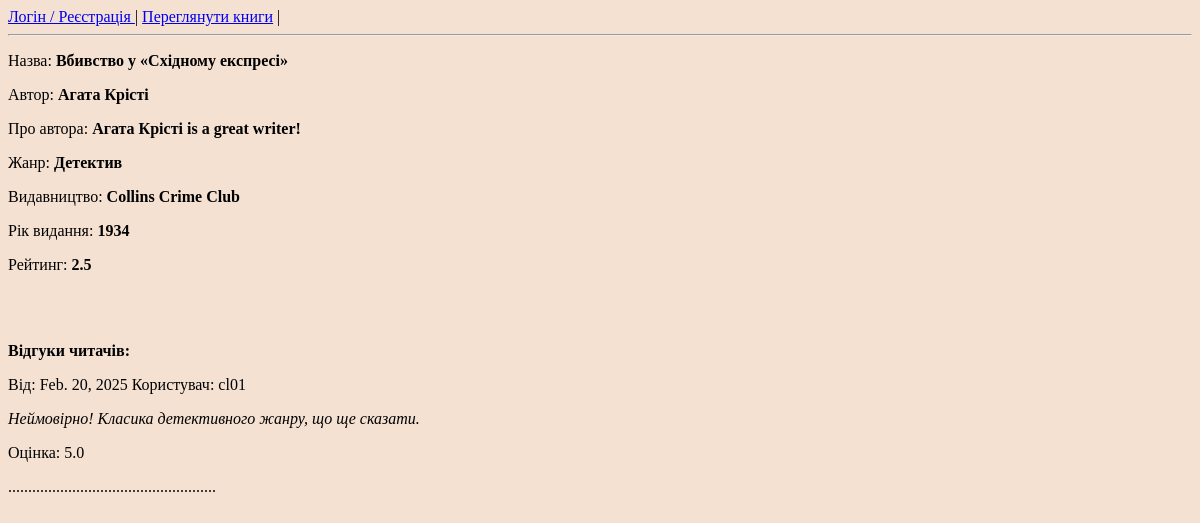
Page /client/book_rating/5 on the earlier database version.
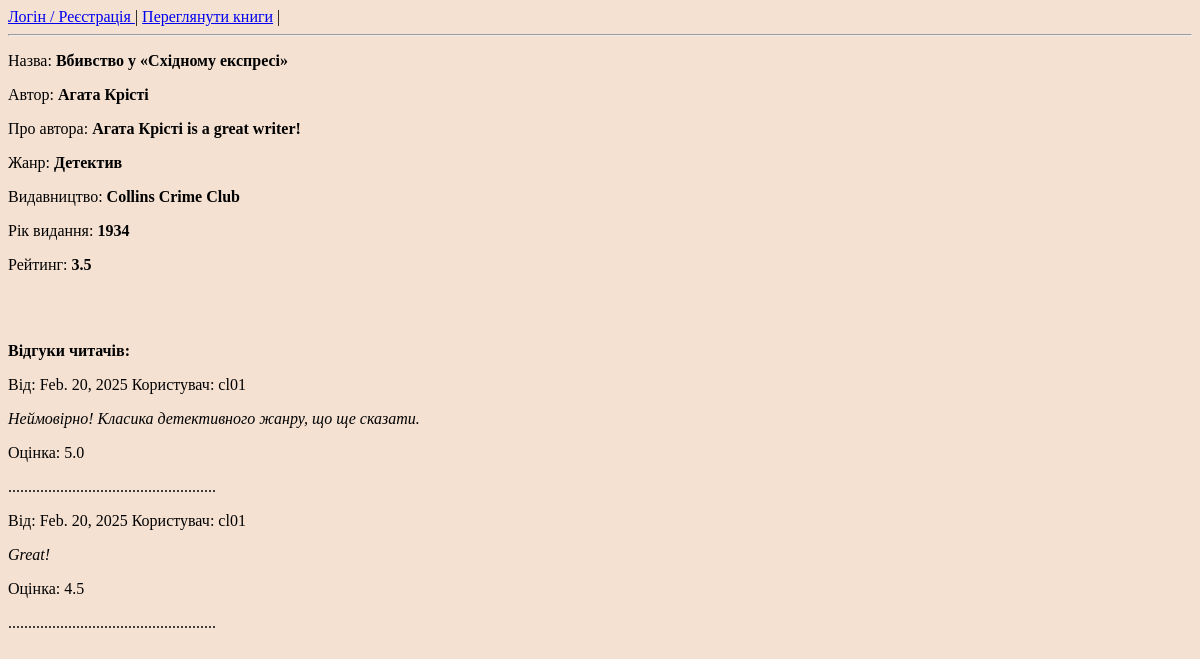
Same page on the later database version.
### book/models.py (models this page shows, shortened)
class Books(models.Model):
    title = models.CharField(max_length=250)
    author = models.ForeignKey(Authors, on_delete=models.CASCADE)
    genre = models.ForeignKey(Genres, on_delete=models.CASCADE)
    publisher = models.ForeignKey(Publishers, on_delete=models.CASCADE)
    publish_year = models.IntegerField()
    reception_date = models.DateField()
    cover = models.ImageField(upload_to='covers/')
    rating = models.FloatField(default=5)
    quantity = models.IntegerField(default=0)

class Reviews(models.Model):
    user = models.ForeignKey(User, on_delete=models.CASCADE)
    text = models.CharField(max_length=1000)
    rating = models.FloatField(default=5)
    book = models.ForeignKey(Books, on_delete=models.CASCADE)
    date = models.DateField(default=datetime.date.today)

class Authors(models.Model):
    name = models.CharField(max_length=100)
    bio = models.TextField()
    rating = models.FloatField(default=5)

class Genres(models.Model):
    name = models.CharField(max_length=100)
    rating = models.FloatField(default=5)
    def __str__(self):
        return self.name

class Publishers(models.Model):
    name = models.CharField(max_length=100)
    rating = models.FloatField(default=5)
    def __str__(self):
        return self.name

### client/views.py (the view)
# urls.py: path('book_rating/', views.book_rating, name='book_rating_page'),
def book_rating(request, book_id=None):
    if request.user.is_authenticated:
        user_group = request.user.groups.first().name
    else:
        user_group = 'anonymous'
    if request.method == 'GET':
        if book_id is None:
            form = SelectBookForm(request.GET or None)
            books = Books.objects.all()
            if form.is_valid():
                author = form.cleaned_data.get('author')
                genre = form.cleaned_data.get('genre')
                if author:
                    books = books.filter(author=author)
                if genre:
                    books = books.filter(genre=genre)
            title = 'Тут показані усі книги у нашій бібліотеці'
            return render(request, 'books.html', context={'form': form, 'books': books, 'title': title,
                                                          'user_group': user_group})
        else:
            the_book = Books.objects.get(id=book_id)
            reviews = Reviews.objects.filter(book=the_book).all()
            return render(request, 'about_book.html', context={'book': the_book, 'reviews': reviews,
                                                               'user_group': user_group})
    else:
        pass

### templates/about_book.html (shortened to what this page needs)
<!DOCTYPE html>
<html lang="en">
<head>
    <link rel="stylesheet" type="text/css" href="/static/styles.css">
</head>
{% if user_group == 'client' %}
    {% include 'menu_cli.html' %}
{% elif user_group == 'librarian' %}
    {% include 'menu_lib.html' %}
{% else %}
    {% include 'menu_anon.html' %}
{% endif %}
<body>
    <div>
        <p>Назва: <b>{{ book.title }}</b></p>
        <p>Автор: <b>{{ book.author.name }}</b></p>
        <p>Про автора: <b>{{ book.author.bio }}</b></p>
        <p>Жанр: <b>{{ book.genre }}</b></p>
        <p>Видавництво: <b>{{ book.publisher }}</b></p>
        <p>Рік видання: <b>{{ book.publish_year }}</b></p>
        <p>Рейтинг: <b>{{ book.rating }}</b></p> <br><br>
        {% if reviews %}
            <p><b>Відгуки читачів: </b></p>
            {% for review in reviews %}
                <p>Від: {{ review.date }} Користувач: {{ review.user.username }} </p>
                <p><i>{{ review.text }}</i></p>
                <p>Оцінка: {{ review.rating }}</p>
                ....................................................
            {% endfor %}
        {% endif %}
    </div>
</body>
</html>

Differences in the rows shown:
changed Books "Вбивство у «Східному експресі»": rating "2.5" → "3.5"
added Reviews: date "Feb. 20, 2025", user.username "cl01", text "Great!", rating "4.5"
